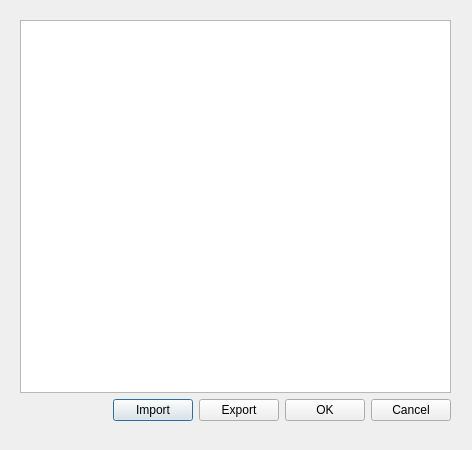
<?xml version="1.0" encoding="UTF-8"?>
<ui version="4.0">
 <class>TextEditor</class>
 <widget class="QDialog" name="TextEditor">
  <property name="geometry">
   <rect>
    <x>0</x>
    <y>0</y>
    <width>472</width>
    <height>450</height>
   </rect>
  </property>
  <property name="windowTitle">
   <string>Dialog</string>
  </property>
  <widget class="QWidget" name="">
   <property name="geometry">
    <rect>
     <x>10</x>
     <y>10</y>
     <width>451</width>
     <height>421</height>
    </rect>
   </property>
   <layout class="QVBoxLayout" name="rootLayout">
    <property name="leftMargin">
     <number>10</number>
    </property>
    <property name="topMargin">
     <number>10</number>
    </property>
    <property name="rightMargin">
     <number>10</number>
    </property>
    <property name="bottomMargin">
     <number>10</number>
    </property>
    <item>
     <widget class="QPlainTextEdit" name="editor"/>
    </item>
    <item>
     <layout class="QHBoxLayout" name="horizontalLayout">
      <item>
       <spacer name="horizontalSpacer">
        <property name="orientation">
         <enum>Qt::Horizontal</enum>
        </property>
        <property name="sizeHint" stdset="0">
         <size>
          <width>40</width>
          <height>20</height>
         </size>
        </property>
       </spacer>
      </item>
      <item>
       <widget class="QPushButton" name="importButton">
        <property name="text">
         <string>Import</string>
        </property>
        <property name="icon">
         <iconset resource="../resources/resources.qrc">
          <normaloff>:/images/images/import16.png</normaloff>:/images/images/import16.png</iconset>
        </property>
       </widget>
      </item>
      <item>
       <widget class="QPushButton" name="exportButton">
        <property name="text">
         <string>Export</string>
        </property>
        <property name="icon">
         <iconset resource="../resources/resources.qrc">
          <normaloff>:/images/images/export16.png</normaloff>:/images/images/export16.png</iconset>
        </property>
       </widget>
      </item>
      <item>
       <widget class="QPushButton" name="okButton">
        <property name="text">
         <string>OK</string>
        </property>
        <property name="icon">
         <iconset resource="../resources/resources.qrc">
          <normaloff>:/images/images/ok16.png</normaloff>:/images/images/ok16.png</iconset>
        </property>
       </widget>
      </item>
      <item>
       <widget class="QPushButton" name="cancelButton">
        <property name="text">
         <string>Cancel</string>
        </property>
        <property name="icon">
         <iconset resource="../resources/resources.qrc">
          <normaloff>:/images/images/cancel16.png</normaloff>:/images/images/cancel16.png</iconset>
        </property>
       </widget>
      </item>
     </layout>
    </item>
   </layout>
  </widget>
 </widget>
 <resources>
  <include location="../resources/resources.qrc"/>
 </resources>
 <connections/>
</ui>
